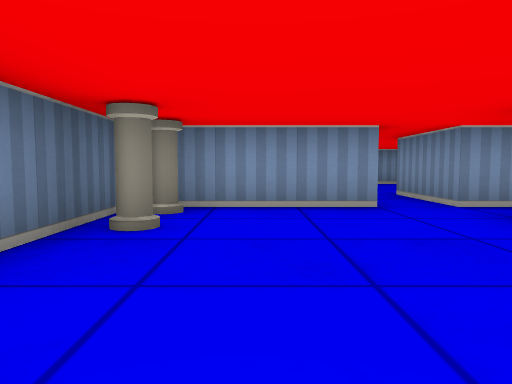
view 1 (above)

14 first-person views from a walk through a cub3D maze. The camera is about half as high as the walls, tilts 4° down and sees 70° across. The floor is counted in squares. Each view is taken from the middle of a square. On the plan, view 1 faces up. The plan holds only what a view shows up to about 9 squares ahead; the rest is blank.

view 2
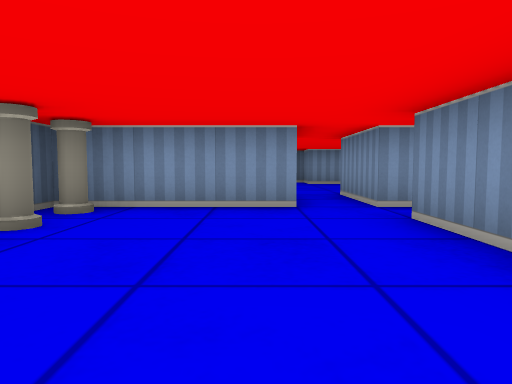

view 3
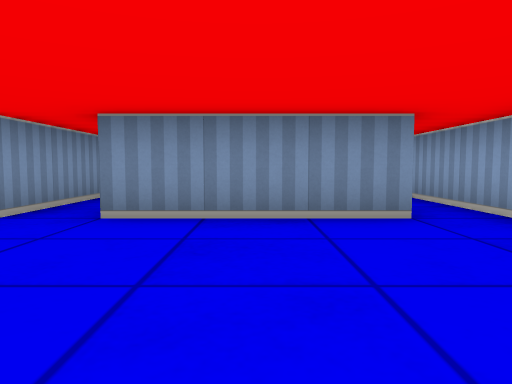

view 4
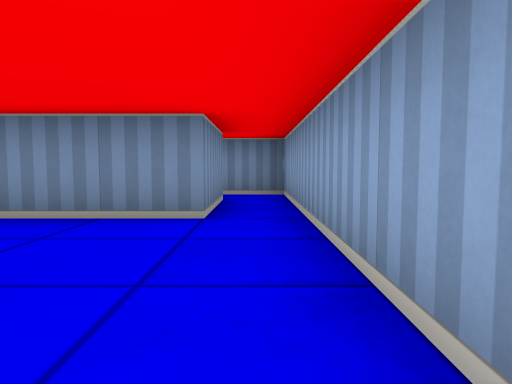

view 5
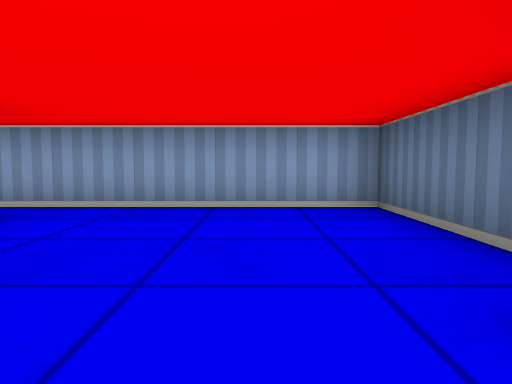

view 6
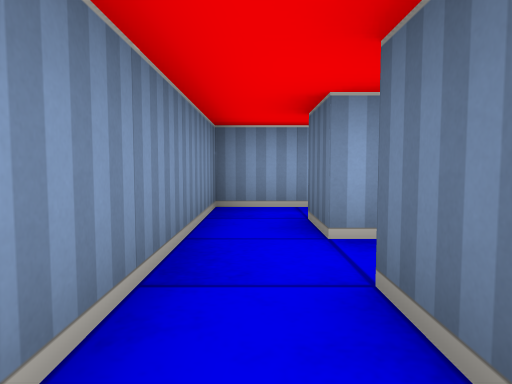

view 7
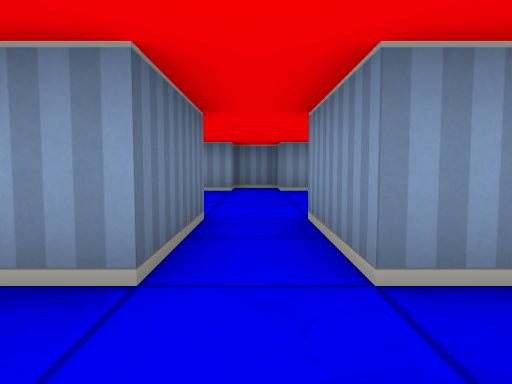

view 8
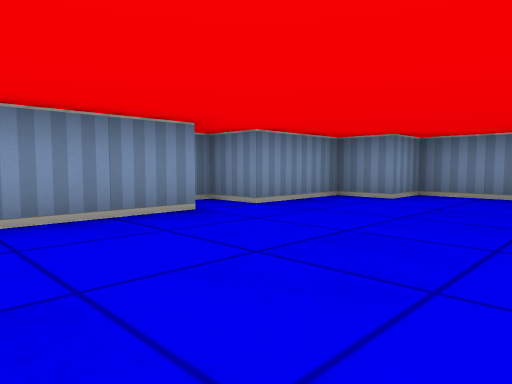

view 9
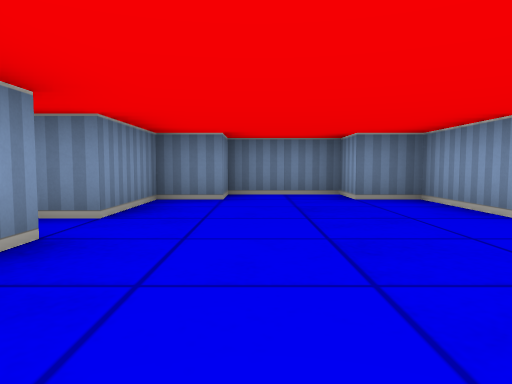

view 10
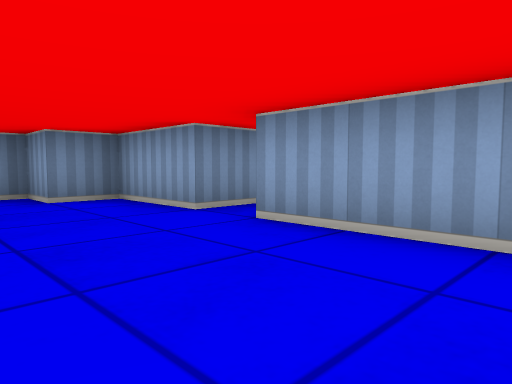

view 11
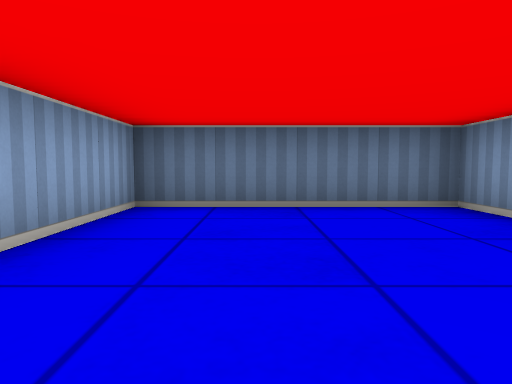

view 12
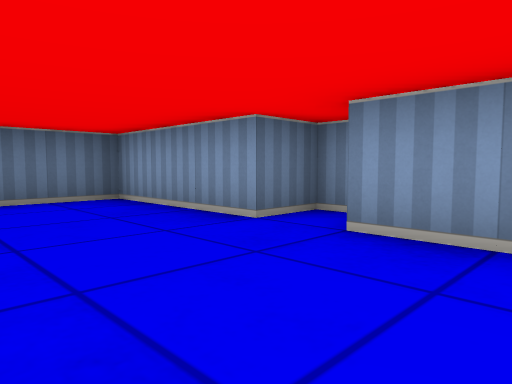

view 13
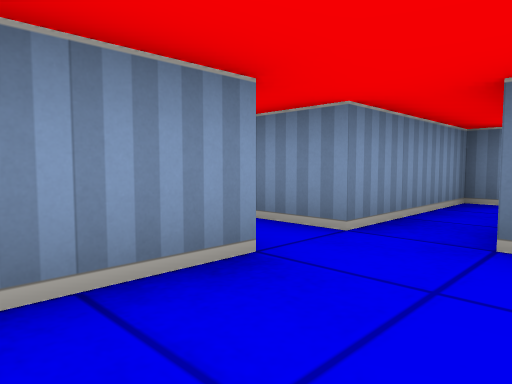

view 14
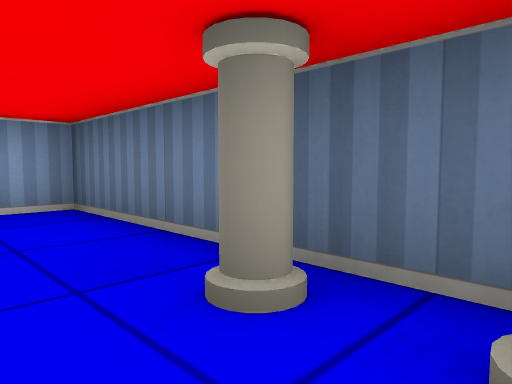

### Floor plan
Points are (right, up) in squares from view 1. A wall is a line through its corners. A room is listed if a view was taken in it or the views show most of it. See-through windows are left out.
Room 1 (views 1, 2, 3, 4, 5, 7, 13, 14)
walls: (4.5, 0.5) (2.5, 0.5) (2.5, 3.5); (4.5, 4.5) (2.5, 4.5) (2.5, 6.5); (1.5, 6.5) (1.5, 4.5) (-1.5, 4.5) (-1.5, -0.5) (4.5, -0.5)
ways out: opening at (3.5, 0) to room 2; opening at (3.5, 4) to room 2; opening at (2, 5.5) to room 3
objects: pillar (-1, 3); pillar (-1, 4)
Room 2 (view 6)
walls: (4.5, 1.5) (4.5, 0.5); (4.5, 3.4) (4.5, 2.5); (4.5, -0.5) (5.5, -0.5) (5.5, 4.5) (4.5, 4.5)
ways out: opening at (3.5, 0) to room 1; opening at (3.5, 4) to room 1
Room 3 (views 8, 9, 10, 11, 12)
walls: (2.5, 6.5) (4.5, 6.5) (4.5, 7.5) (5.5, 7.5) (5.5, 9.5) (4.5, 9.5) (4.5, 10.5) (2.5, 10.5) (2.5, 11.5) (1.5, 11.5) (1.5, 10.5) (-1.5, 10.5) (-1.5, 6.5) (1.5, 6.5)
ways out: opening at (2, 5.5) to room 1

Where each view was taken, in squares from view 1:
view 1: 0 up, 0 right, facing up
view 2: 0 up, 1 right, facing up
view 3: 2 up, 1 left, facing right
view 4: 0 up, 1 left, facing right
view 5: 4 up, 0 right, facing down
view 6: 4 up, 5 right, facing down
view 7: 3 up, 2 right, facing up
view 8: 7 up, 1 left, facing up-right
view 9: 9 up, 1 left, facing right
view 10: 9 up, 1 left, facing down-right
view 11: 8 up, 3 right, facing left
view 12: 8 up, 4 right, facing up-left
view 13: 3 up, 0 right, facing up-right
view 14: 4 up, 0 right, facing down-left
